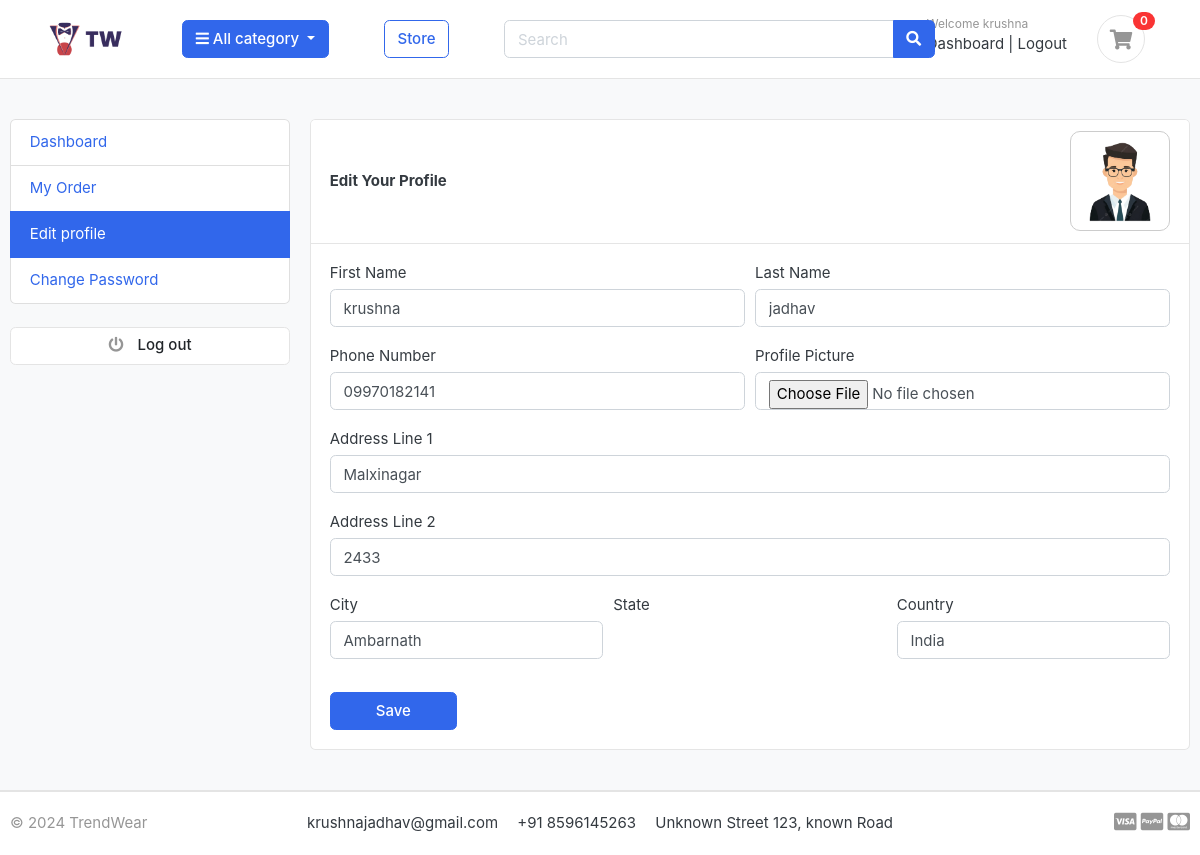
/accounts/edit_profile/ (signed in), run on the app's committed database.
### accounts/models.py (models this page shows, shortened)
class Account(AbstractBaseUser):
    first_name   = models.CharField(max_length=50)
    last_name    = models.CharField(max_length=50)
    username     = models.CharField(max_length=50,unique=True)
    email        = models.EmailField(max_length=100,unique=True)
    phone_number = models.CharField(max_length=50)
    date_joined   = models.DateTimeField(auto_now_add=True)
    last_login    = models.DateTimeField(auto_now_add=True)
    is_admin      = models.BooleanField(default=False)
    is_staff      = models.BooleanField(default=False)
    is_active     = models.BooleanField(default=False)
    is_superadmin = models.BooleanField(default=False)
    USERNAME_FIELD = 'email'
    REQUIRED_FIELDS =['username','first_name','last_name']
    objects=MyAccountManager()

class UserProfile(models.Model):
    user=models.OneToOneField(Account,on_delete=models.CASCADE)
    address_line_1=models.CharField(blank=True,max_length=100)
    address_line_2=models.CharField(blank=True,max_length=100)
    profile_picture=models.ImageField(blank=True,upload_to='userprofile')
    city=models.CharField(max_length=20,blank=True)
    state=models.CharField(max_length=20,blank=True)
    country=models.CharField(max_length=20,blank=True)

### accounts/views.py (the view)
# urls.py: path('edit_profile/',v.edit_profile,name='edit_profile')
def edit_profile(request):
    userprofile, created = UserProfile.objects.get_or_create(user=request.user)
    if request.method == "POST":
        user_form = UserForm(request.POST, instance=request.user)
        profile_form = UserProfileForm(request.POST, request.FILES, instance=userprofile)
        if user_form.is_valid() and profile_form.is_valid():
            user_form.save()
            profile_form.save()
            messages.success(request, 'Your profile is updated')
            return redirect('edit_profile')
    else:
        user_form = UserForm(instance=request.user)
        profile_form = UserProfileForm(instance=userprofile)
    context = {
        'user_form': user_form,
        'profile_form': profile_form,
        'userprofile': userprofile
    }
    return render(request, 'accounts/edit_profile.html', context)

### accounts/forms.py
class UserForm(forms.ModelForm):
    class Meta:
        model = Account
        fields = ('first_name','last_name','phone_number')
    def __init__(self,*args,**kwargs):
        super(UserForm,self).__init__(*args,**kwargs)
        for field in self.fields:
            self.fields[field].widget.attrs['class'] = 'form-control'

class UserProfileForm(forms.ModelForm):
    profile_picture = forms.ImageField(required=False,error_messages={'invalid':("Image Files Only")},widget=forms.FileInput )
    class Meta:
        model=UserProfile
        fields = ('address_line_1','address_line_2','city','country','profile_picture')
    def __init__(self,*args,**kwargs):
        super(UserProfileForm,self).__init__(*args,**kwargs)
        for field in self.fields:
            self.fields[field].widget.attrs['class'] = 'form-control'

### EK_app/context_processors.py (called while the page is built)
def menu_links(request):
    links = Category.objects.all()
    return dict(links=links)

### EK_app/models.py (called while the page is built)
    def get_url(self):
        return reverse('products_by_category',args=[self.slug])

### cart/context_processors.py (called while the page is built)
def counter(request):
    cart_count=0
    if 'admin' in request.path:
        return {}
    else:
        try:
            cart=Cart.objects.filter(cart_id=_cart_id(request))
            if request.user.is_authenticated:
                cart_items = CartItem.objects.all().filter(user=request.user)
            else:
                cart_items = CartItem.objects.all().filter(cart=cart[:1])
            for cart_item in cart_items:
                cart_count  += cart_item.quantity
        except Cart.DoesNotExist:
            cart_count=0
    return dict(cart_count=cart_count)

### cart/views.py (called while the page is built)
def _cart_id(request):
    cart=request.session.session_key
    if not cart:
        cart=request.session.create()
    return cart

### EK_app/templates/accounts/edit_profile.html (shortened to what this page needs)
{% extends "base.html" %} {% load static %} {% block content %}
<section class="section-conten padding-y bg">
  <div class="container">
    <div class="row">
      {% include "includes/dashboard_sidebar.html" %}
      <main class="col-md-9">
        <article class="card">
          <header
            class="card-header d-flex justify-content-between align-items-center"
          >
            <strong>Edit Your Profile</strong>
            {% if userprofile.profile_picture %}
            <img
              src="{{ userprofile.profile_picture.url }}"
              alt="Profile picture"
              width="100"
              height="100"
              style="
                border-radius: 10px;
                object-fit: cover;
                border: 1px solid #ccc;
              "
            />
            {% endif %}
          </header>
          <div class="card-body">
            <form
              action="{% url 'edit_profile' %}"
              method="POST"
              enctype="multipart/form-data"
            >
              <div class="form-row">
                <div class="form-group col-md-6">
                  <label>First Name</label>
                  {{ user_form.first_name }}
                </div>
                <div class="form-group col-md-6">
                  <label>Last Name</label>
                  {{ user_form.last_name }}
                </div>
              </div>
              <div class="form-row">
                <div class="form-group col-md-6">
                  <label>Phone Number</label>
                  {{ user_form.phone_number }}
                </div>
                <div class="form-group col-md-6">
                  <label>Profile Picture</label>
                  {{ profile_form.profile_picture }}
                </div>
              </div>
              <div class="form-group">
                <label>Address Line 1</label>
                {{ profile_form.address_line_1 }}
              </div>
              <div class="form-group">
                <label>Address Line 2</label>
                {{ profile_form.address_line_2 }}
              </div>
              <div class="form-row mb-3">
                <div class="form-group col-md-4">
                  <label>City</label>
                  {{ profile_form.city }}
                </div>
                <div class="form-group col-md-4">
                  <label>State</label>
                </div>
                <div class="form-group col-md-4">
                  <label>Country</label>
                  {{ profile_form.country }}
                </div>
              </div>
              <div class="text-left">
                <input
                  type="submit"
                  value="Save"
                  class="btn btn-primary px-5"
                />
              </div>
            </form>
          </div>
        </article>
      </main>
    </div>
  </div>
</section>
{% endblock content %}

### EK_app/templates/includes/navbar.html (shortened to what this page needs)
{% load static %}
<header class="section-header">
    <section class="header-main border-bottom">
        <div class="container-fluid">
    <div class="row align-items-center">
        <div class="">
            <a href="/" class="brand-wrap">
                <img class="logo ml-5 mr-5"  src="{% static "./images/logo1.png" %}" >
            </a>
        </div>
        <div class="col-lg col-sm col-md col-6 flex-grow-0">
            <div class="category-wrap dropdown d-inline-block float-right">
                <button type="button" class="btn btn-primary dropdown-toggle" data-toggle="dropdown">
                    <i class="fa fa-bars"></i> All category
                </button>
            </div>
        </div>
        <a href="{% url "storev" %}" class="btn btn-outline-primary ml-5">Store</a>
        <div class="col-lg  col-md-6 col-sm-12 col">
            <form action="{% url "search" %}" class="search" method='GET'>
                <div class="input-group w-70 ml-5 ">
                    <input type="text" class="form-control" style="width:60%;" placeholder="Search" name="keyword">
                    <div class="input-group-append">
                      <button class="btn btn-primary " type="submit">
                        <i class="fa fa-search"></i>
                      </button>
                    </div>
                </div>
            </form>
        </div>
        <div class="col-lg-3 col-sm-6 col-8 order-2 order-lg-3">
                    <div class="d-flex justify-content-end mb-3 mb-lg-0">
                        {% if user.id is None %}
                        <div class="widget-header mr-4">
                            <small class="title text-muted">Welcome guest!</small>
                            <div>
                                <a href="{% url 'login' %}">Sign in</a> <span class="dark-transp"> | </span>
                                <a href="{% url 'register' %}"> Register</a>
                            </div>
                        </div>
                        {% else %}
                        <div class="widget-header">
                            <small class="title text-muted">Welcome {{user.first_name}}</small>
                            <div>
                                <a href="{% url "dashboard" %}">Dashboard</a> <span class="dark-transp"> | </span>
                                <a href="{% url 'logout' %}">Logout</a>
                            </div>
                        </div>
                        {% endif %}
                        <a href="{% url "cart" %}" class="widget-header pl-3 ml-3">
                            <div class="icon icon-sm rounded-circle border mr-5"><i class="fa fa-shopping-cart"></i></div>
                            <span class="badge badge-pill badge-danger notify mr-5">{{ cart_count }}</span>
                        </a>
                    </div>
                </div>
    </div>
        </div>
    </section>
    </header>

### EK_app/static/css/style.css (style rules this page uses)
* { padding: 0; margin: 0; }

### EK_app/static/css/ui.css (style rules this page uses)
html { font-family: "Inter", sans-serif; font-size: 15px; }
.icon-xs, .icon-sm, .icon-md, .icon-lg { display: inline-block; text-align: center; flex-shrink: 0; flex-grow: 0; }
.icon-sm { width: 48px; height: 48px; line-height: 48px !important; font-size: 20px; }
.padding-y { padding-top: 40px; padding-bottom: 40px; }
article:after, .form-group:after { display: block; clear: both; content: ""; }
.bg { background-color: #f8f9fa; }
.header-main { position: relative; padding-top: 1rem; padding-bottom: 1rem; }
.brand-wrap .logo, .navbar-brand .logo { margin-right: 7px; max-height: 42px; display: inline-block; }
.widget-header { display: inline-block; vertical-align: middle; position: relative; }
.widget-header a { color: #343a40; }
.widget-header i { color: #969696; }
.widget-header .title { display: block; }
.widget-header .notify { position: absolute; top: -3px; right: -10px; }
.notify { position: absolute; top: -4px; right: -10px; display: inline-block; padding: 0.25em 0.6em; font-size: 12px; line-height: 1; text-align: center; border-radius: 3rem; color: #fff; background-color: #fa3434; }

### data on the page
Account: first_name "krushna", last_name "jadhav", phone_number "09970182141"
UserProfile: profile_picture (picture), address_line_1 "Malxinagar", address_line_2 "2433", city "Ambarnath", country "India"

### other printed values
{{ cart_count }} "0"
